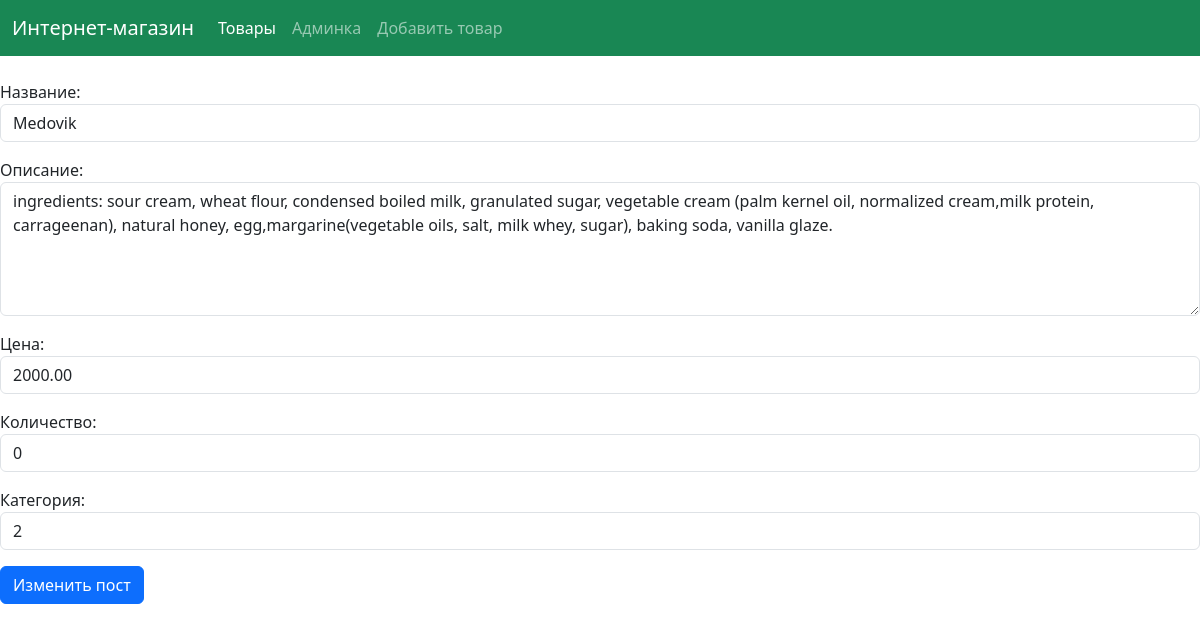
The app's page /products/3/edit/ with its own data.
### shop_app/models.py (models this page shows)
class Product(models.Model):
    name = models.CharField(max_length=200, verbose_name='Название товара', null=True)
    description = models.TextField(blank=True, verbose_name='Состав')
    price = models.DecimalField(max_digits=10, decimal_places=2, verbose_name='Цена')
    quantity = models.IntegerField(blank=True, default=0, verbose_name='Количество')
    created_at = models.DateTimeField(auto_now_add=True)
    category = models.ForeignKey(Category, on_delete=models.CASCADE, related_name='products')

### shop_app/views.py (the view)
# urls.py: path('products/<int:pk>/edit/', views.ProductUpdateView.as_view(), name='edit_product'),
class ProductUpdateView(UpdateView):
    model = Product
    template_name = 'shop_app/edit_product.html'
    form_class = ProductModelForm
    success_url = reverse_lazy('products')

### shop_app/forms.py
class ProductModelForm(forms.ModelForm):
    class Meta:
        model = Product
        fields = ['name', 'description', 'price', 'quantity', 'category']
        labels = {
            'name': 'Название',
            'description': 'Описание',
            'price': 'Цена',
            'quantity': 'Количество',
            'category': 'Категория',
        }
        widgets = {
            'name': forms.TextInput(attrs={'class': 'form-control', 'placeholder': 'Введите название'}),
            'description': forms.Textarea(
                attrs={'class': 'form-control', 'rows': 5, 'placeholder': 'Введите состав'}),
            'price': forms.NumberInput(attrs={'class': 'form-control'}),
            'quantity': forms.NumberInput(attrs={'class': 'form-control'}),
            'category': forms.TextInput(attrs={'class': 'form-control'}),
        }

### shop_app/templates/shop_app/edit_product.html (shortened to what this page needs)
{% extends 'shop_app/base.html' %}
{% block content %}
<form method="post" class="mt-4">
  {{ form.as_p }}
  <button type="submit" class="btn btn-primary">Изменить пост</button>
</form>
{% endblock %}

### records on screen
Product: name "Medovik", description "ingredients: sour cream, wheat flour, condensed boiled milk, granulated sugar, vegetable cream (palm kernel oil, normalized cream,milk protein, carrageenan), natural honey, egg,margarine(vegetable oils, salt, milk whey, sugar), baking soda, vanilla glaze.", price "2000.00", quantity "0", category "2"
